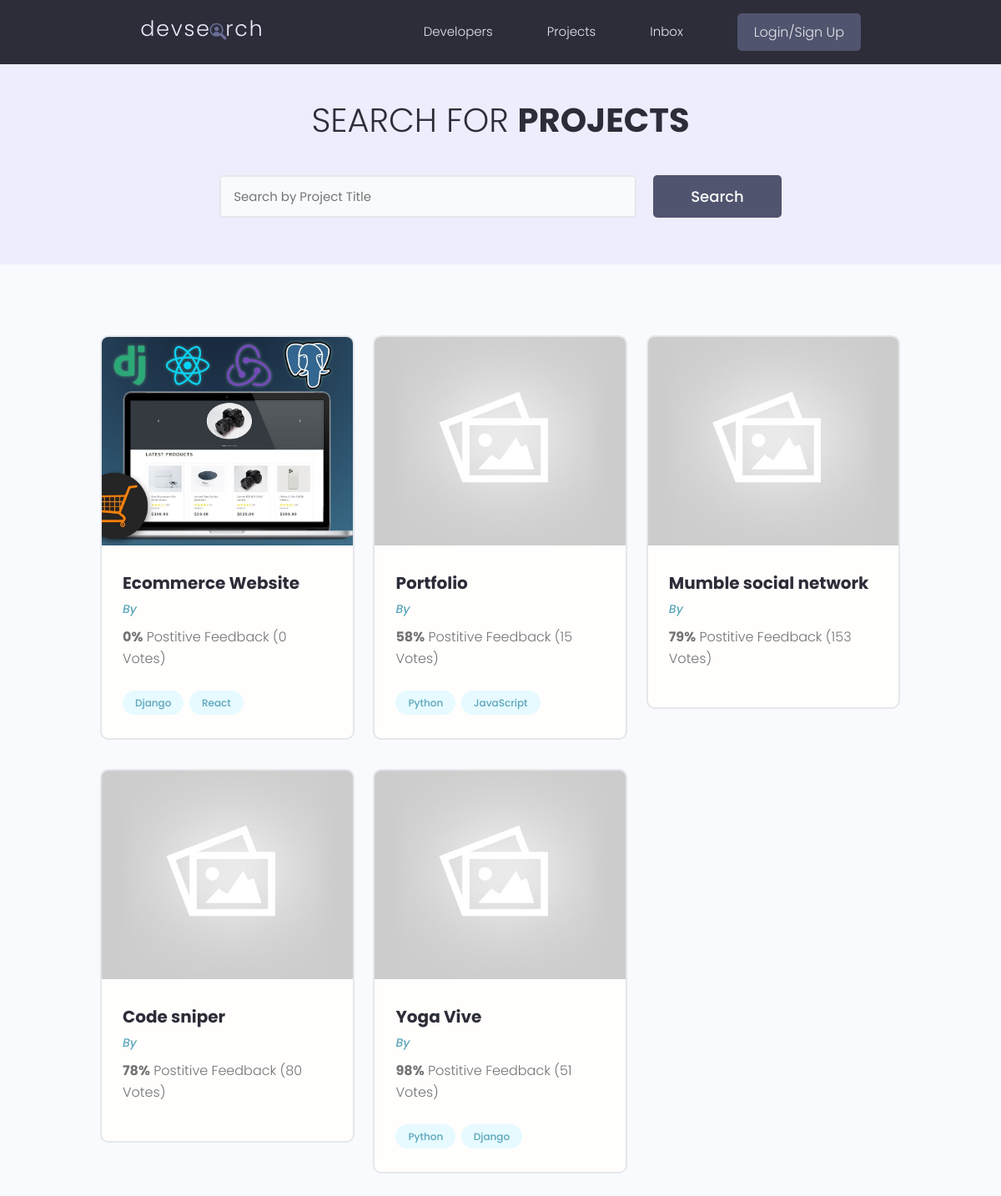
Before: /projects/ with the older database file.
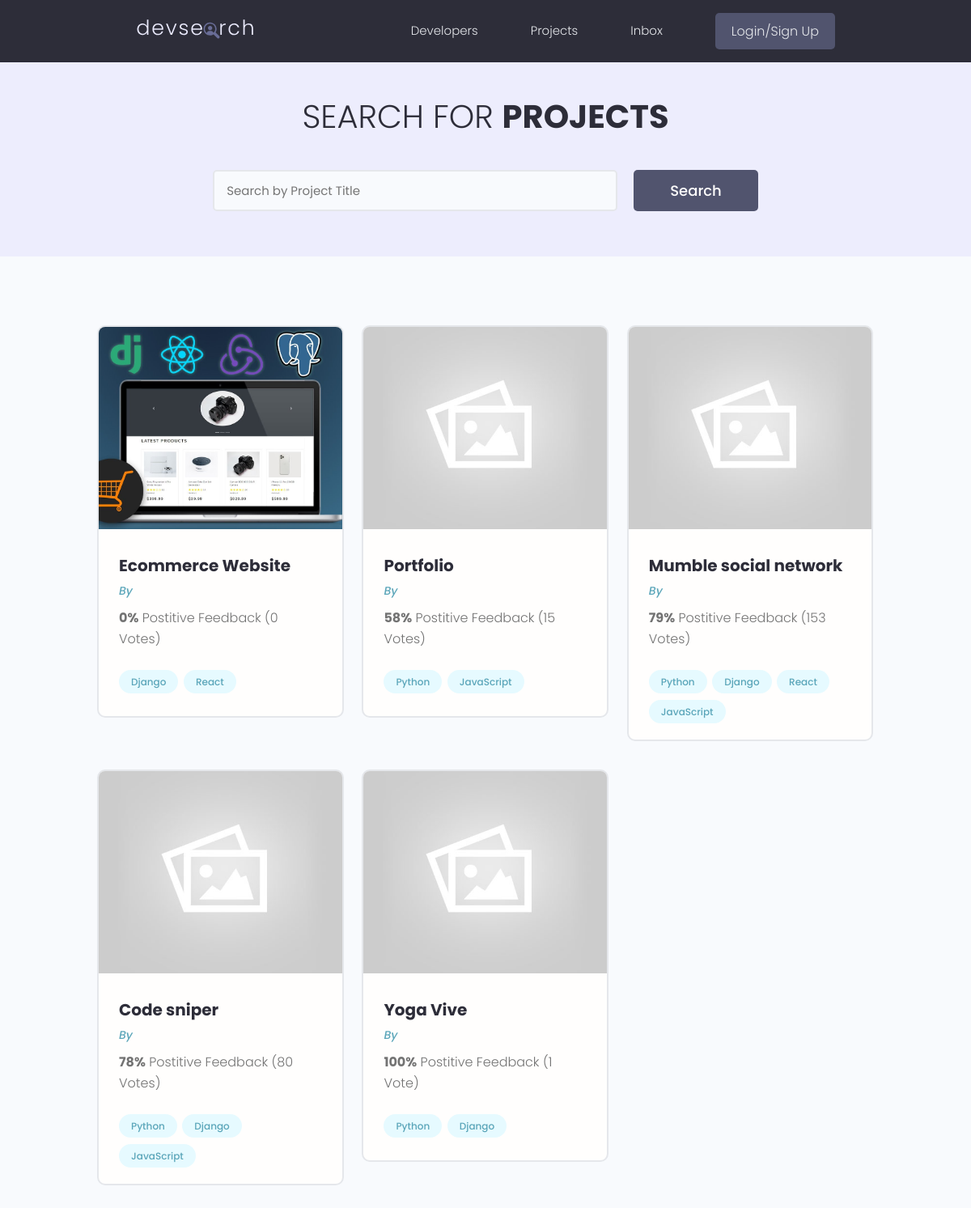
After: the same page with the newer database file.
### projects/models.py (models this page shows, shortened)
class Project(models.Model):
    owner = models.ForeignKey(Profile, null=True, blank=True, on_delete=models.SET_NULL)
    title = models.CharField(max_length=200)
    description = models.TextField(null=True, blank=True)
    featured_image = models.ImageField(null=True, blank=True, default='default.jpg')
    demo_link = models.CharField(max_length=2000, null=True, blank=True)
    source_link = models.CharField(max_length=2000, null=True, blank=True)
    tags = models.ManyToManyField('Tag', blank=True)
    vote_total = models.IntegerField(default=0, null=True, blank=True)
    vote_ratio = models.IntegerField(default=0, null=True, blank=True)
    created = models.DateTimeField(auto_now_add=True)
    id = models.UUIDField(default=uuid.uuid4, unique=True, primary_key=True, editable=False)

class Tag(models.Model):
    name = models.CharField(max_length=200)
    created = models.DateTimeField(auto_now_add=True)
    id = models.UUIDField(default=uuid.uuid4, unique=True, primary_key=True, editable=False)
    def __str__(self):
        return self.name

### projects/views.py (the view)
# urls.py: path('projects/', include('projects.urls')),
def projects(request):
    project = Project.objects.all()
    context = { 'projects': project }
    return render(request, 'projects/projects.html', context)

### projects/templates/projects/projects.html (shortened to what this page needs)
{% extends 'main.html' %}
{% block content %}
<main class="projects">
    <section class="hero-section text-center">
        <div class="container container--narrow">
            <div class="hero-section__box">
            <h2>Search for <span>Projects</span></h2>
            </div>
            <div class="hero-section__search">
            <form class="form" action="#" method="get">
                <div class="form__field">
                <input class="input input--text" id="formInput#search" type="text" name="text"
                    placeholder="Search by Project Title" />
                </div>
                <input class="btn btn--sub btn--lg" type="submit" value="Search" />
            </form>
            </div>
        </div>
    </section>
    <section class="projectsList">
        <div class="container">
            <div class="grid grid--three">
                {% for project in projects %}
                <div class="column">
                    <div class="card project">
                        <a href="{% url 'project' project.id %}" class="project">
                            <img class="project__thumbnail" src="{{project.featured_image.url}}" alt="project thumbnail" />
                            <div class="card__body">
                            <h3 class="project__title">{{project.title}}</h3>
                            <p><a class="project__author" href="{% url 'user-profile' project.owner.id %}">By {{project.owner.name}}</a></p>
                            <p class="project--rating">
                                <span style="font-weight: bold;">{{project.vote_ratio}}%</span> Postitive
                                Feedback ({{project.vote_total}} Vote{{project.vote_total|pluralize:"s"}})
                            </p>
                            <div class="project__tags">
                                {% for tag in project.tags.all %}
                                <span class="tag tag--pill tag--main">
                                <small>{{tag}}</small>
                                </span>
                                {% endfor %}
                            </div>
                            </div>
                        </a>
                    </div>
                </div>
                {% endfor %}
            </div>
        </div>
    </section>
  </main>
{% endblock content %}

### templates/main.html (shortened to what this page needs)
<!DOCTYPE html>
{% load static %}
<html lang="en">
<head>
  <link rel="stylesheet" href="https://cdn.iconmonstr.com/1.3.0/css/iconmonstr-iconic-font.min.css" />
  <link rel="stylesheet" href="{% static 'uikit/styles/uikit.css' %}" />
  <link rel="stylesheet" href="{% static 'styles/app.css' %}" />
</head>
<body>
    {% include 'navbar.html' %}
    {% block content %}
    {% endblock content %}
</body>
</html>

### templates/navbar.html (shortened to what this page needs)
{% load static %}
<header class="header">
<div class="container container--narrow">
    <a href="{% url 'profiles' %}" class="header__logo">
    <img src="{% static 'images/logo.svg' %}" alt="DevSearch Logo" />
    </a>
    <nav class="header__nav">
    <ul class="header__menu">
        <li class="header__menuItem"><a href="{% url 'profiles' %}">Developers</a></li>
        <li class="header__menuItem"><a href="{% url 'projects' %}">Projects</a></li>
        <li class="header__menuItem"><a href="">Inbox</a></li>
        {% if request.user.is_authenticated %}
        <li class="header__menuItem"><a href="{% url 'create-project' %}">Add Project</a></li>
        <li class="header__menuItem"><a href="{% url 'logout' %}" class="btn btn--sub">Log out</a></li>
        {% else %}
        <li class="header__menuItem"><a href="{% url 'login' %}" class="btn btn--sub">Login/Sign Up</a></li>
        {% endif %}
    </ul>
    </nav>
</div>
</header>

### static/styles/app.css (style rules this page uses)
:root { --color-sub: #2d2d39; }
.btn--sub { background-color: var(--color-sub-light); }
.card { border: 2px solid var(--color-light); }
img { width: 100%; }
.header { position: sticky; z-index: 111; background-color: var(--color-sub); padding: 1.5rem 0; }
.header > .container { display: flex; justify-content: space-between; align-items: center; }
.header__logo > img { height: 3.8rem; }
.header__nav > ul { display: inline-flex; align-items: center; list-style: none; gap: 6.5rem; }
.header__menuItem > a { color: var(--color-light); font-weight: 300; }
.hero-section { height: 40vh; display: flex; align-items: center; background-color: var(--color-sub); }
.hero-section__box { margin-bottom: 4rem; }
.hero-section__box > h2, .hero-section__box > h2 > span { font-size: 4rem; color: var(--color-light); line-height: 1.3; text-transform: uppercase; }
.hero-section__box > h2 { font-weight: 300; }
.hero-section__box > h2 > span { font-weight: 700; }
.hero-section__search > .form { display: flex; align-items: center; justify-content: center; gap: 2rem; }
.hero-section__search > .form input.input--text { width: 50rem; }
.project__author { font-size: 1.4rem; font-style: italic; }
.project--rating { margin-bottom: 1.6em; margin-top: .5em; }
.projects > .hero-section { background: var(--color-sub-lighter); height: 30vh; }
.projects .hero-section__box { margin-bottom: 2.5rem; }
.projects .hero-section__box > h2 { color: var(--color-sub); }
.projects .hero-section__box > h2 > span { font-weight: 700; color: var(--color-sub); }
.projectsList { margin-top: 8rem; }
.project__thumbnail { height: 25rem; object-fit: cover; object-position: top center; }
.project__title { font-size: 2rem; font-weight: 700; color: var(--color-sub); }

### static/uikit/styles/modules/_variables.css (style rules this page uses)
:root { --color-main: #5aa5b9; --color-main-light: #e6faff; --color-sub: #3f4156; --color-sub-light: #51546e; --color-sub-lighter: #ededfd; --color-text: #737373; --color-gray: #8b8b8b; --color-light: #e5e7eb; --color-light-gray: #767676; --color-bg: #f8fafd; --color-white: #fffefd; --color-white-light: #f3f3f3; --color-success: #359e64; --color-success-bg: #def8e8; --color-error: #fc4b0b; --color-error-bg: #fff2ee; --font-base: 'Poppins', arial, helvetica, 'Segoe UI', roboto, ubuntu, sans-serif; --font-monospace: 'Fira Code', 'Courier New', courier, monospace; --font-regular: 300; --font-medium: 500; --font-bold: 700; --generic-shadow: 1px 1px 5px #00000010; --generic-transition: all 0.3s ease-in-out; }

### static/uikit/styles/modules/_base.css (style rules this page uses)
* { margin: 0; padding: 0; box-sizing: border-box; text-rendering: optimizeLegibility; color: inherit; font-size: inherit; }
html { font-size: 50%; }
@media only screen and (min-width: 480px) { html { font-size: 56.25%; } }
@media only screen and (min-width: 1200px) { html { font-size: 62.5%; } }
body { line-height: 1.6; font-weight: 400; font-size: 1.5rem; color: var(--color-text); background-color: var(--color-bg); min-height: 100vh; }

### static/uikit/styles/modules/_typography.css (style rules this page uses)
* { font-family: var(--font-base); }
h2 { font-size: 3.6rem; font-weight: var(--font-bold); }
h3 { font-size: 3.2rem; font-weight: var(--font-medium); }
p, span, strong { font-size: 1.6rem; color: var(--color-text); font-weight: var(--font-regular); }
a { padding-bottom: 2px; text-decoration: none; display: inline-block; color: var(--color-main); font-weight: var(--font-medium); }

### static/uikit/styles/modules/_utilities.css (style rules this page uses)
.container { width: 92%; max-width: 165rem; margin: 0 auto; box-sizing: border-box; }
.container--narrow { width: 92%; max-width: 120rem; }
@media screen and (min-width: 1000px) { .container { width: 90%; } }
@media screen and (min-width: 1000px) { .container--narrow { width: 85%; } }
@media screen and (min-width: 1200px) { .container { width: 80%; } }
@media screen and (min-width: 1200px) { .container--narrow { width: 72%; } }
.text-center { text-align: center; }

### static/uikit/styles/modules/_button.css (style rules this page uses)
.btn { display: inline-block; position: relative; cursor: pointer; background-color: var(--color-light); font-weight: var(--font-medium); color: var(--color-sub); text-decoration: none; padding: 1rem 2rem; border-radius: 0.5rem; border: none; width: -webkit-fit-content; width: -moz-fit-content; width: fit-content; height: -webkit-fit-content; height: -moz-fit-content; height: fit-content; font-size: 1.6rem; outline-width: 0; outline-color: transparent; -webkit-backface-visibility: hidden; backface-visibility: hidden; transition: all 0.3s ease-in-out; }
.btn--sub { background-color: var(--color-sub); color: var(--color-white); }
.btn--lg { font-size: 1.8rem; padding: 1.2rem 4.5rem; }

Changed rows visible on the page:
changed Project "Mumble social network": gains Tag (name "Python"); gains Tag (name "Django"); gains Tag (name "React"); gains Tag (name "JavaScript")
changed Project "Code sniper": gains Tag (name "Python"); gains Tag (name "Django"); gains Tag (name "JavaScript")
changed Project "Yoga Vive": vote_ratio "98" → "100"; vote_total "51" → "1"
